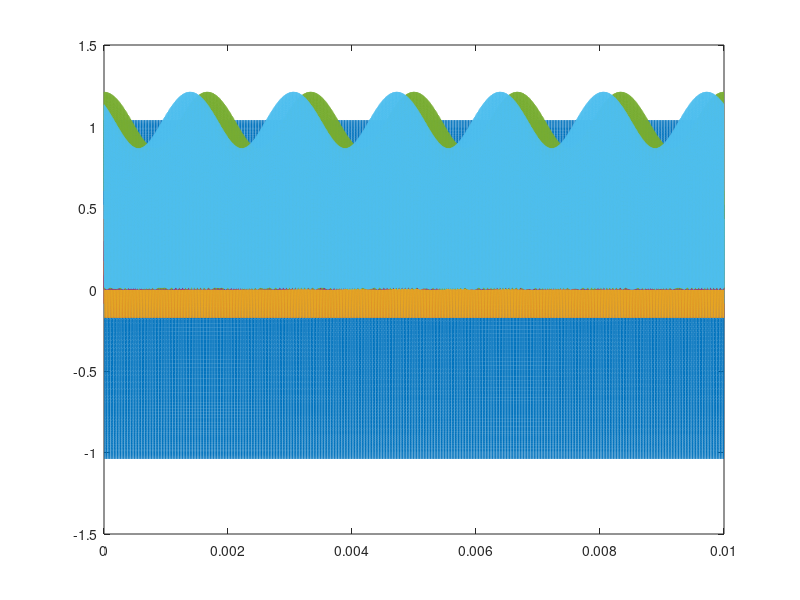

Write the MATLAB code that produced this figure.
A=0.6;
B=0.1;
fs=40e3;
fsM2fo=39400;
fsP2fo=40600;

time=linspace(0,400/fs,100000);
A_fs=A*sin(2*pi*fs*time)-A*sin(2*pi*fs*time-2*pi/3);
plot(time,A_fs)

B_fsM2fo=B*sin(2*pi*fsM2fo*time)-B*sin(2*pi*fsM2fo*time+2*pi/3);

B_fsP2fo=B*sin(2*pi*fsP2fo*time)-B*sin(2*pi*fsP2fo*time-2*pi/3);

hold on; 

plot(time,B_fsM2fo);

hold on;

plot(time,B_fsP2fo);

%%
plot(time,abs(B_fsM2fo+B_fsP2fo));

%%
plot(time,abs(A_fs+B_fsP2fo));

%%

plot(time,abs(A_fs+B_fsM2fo));
